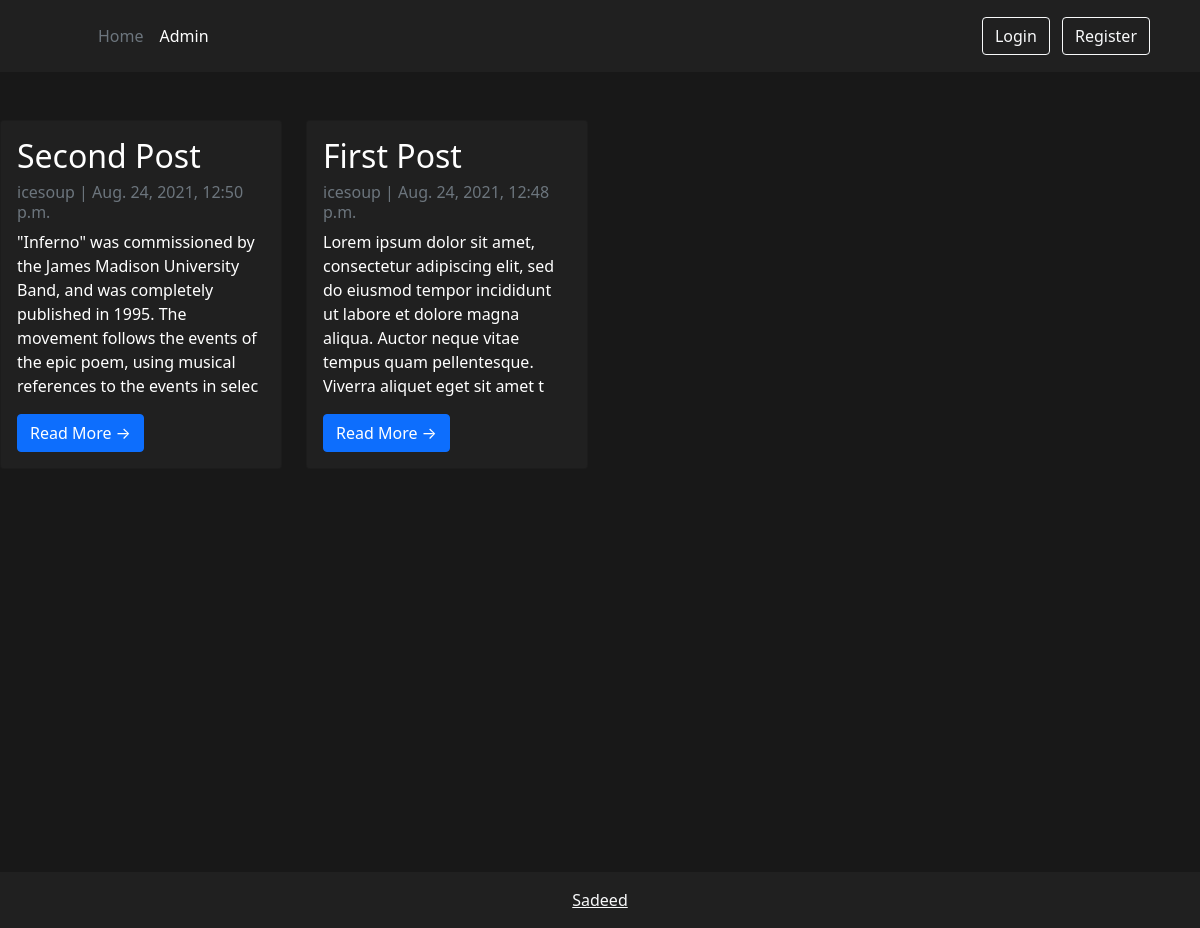
/, run on an earlier commit of the app's database.
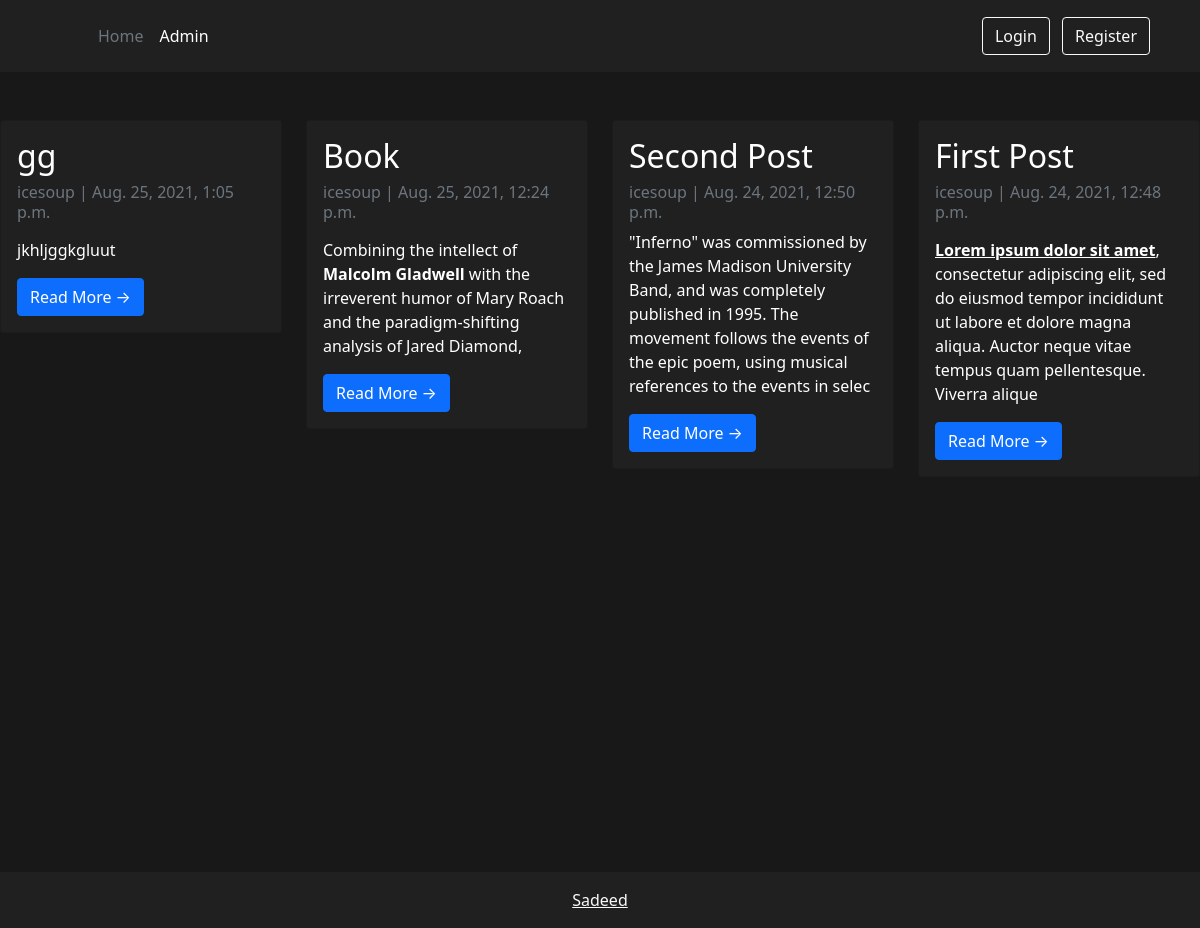
And on a later commit of the database.
### blog/models.py (models this page shows, shortened)
class Post(models.Model):
    title = models.CharField(max_length=200, unique=True)
    slug = models.SlugField(max_length=200, unique=True)
    author = models.ForeignKey(User, on_delete= models.CASCADE,related_name='blog_posts')
    updatedOn = models.DateTimeField(auto_now= True)
    content = models.TextField()
    createdOn = models.DateTimeField(auto_now_add=True)
    status = models.IntegerField(choices=STATUS, default=1)
    class Meta:
        ordering = ['-createdOn']

### blog/views.py (the view)
# urls.py: path('', views.PostList.as_view(), name='home'),
class PostList(generic.ListView):
    queryset = Post.objects.filter(status=1).order_by('-createdOn')
    template_name = 'blog/index.html'

### blog/templates/blog/index.html (shortened to what this page needs)
{% extends 'base.html' %}
{% block content %}
<div class="row" >
    {% for post in post_list %}
    <div class="col-sm-6 col-md-3">
        <div class="card mt-5" style="background-color: #202020; color: #FFFFFF;">
            <div class="card-body">
                <h2 class="card-title">{{ post.title }}</h2>
                <p class="card-text text-muted h6">{{ post.author }} | {{ post.createdOn}} </p>
                <p class="card-text">{{post.content|slice:":200" | safe }}</p>
                <a href="{% url 'post_detail' post.slug  %}" class="btn btn-primary">Read More &rarr;</a>
            </div>
        </div>
    </div>
    {% endfor %}
</div>
{% endblock content %}

### templates/base.html (shortened to what this page needs)
<!DOCTYPE html>
<html lang="en">
  <head>
    <link
      href="https://cdn.jsdelivr.net/npm/bootstrap@5.1.0/dist/css/bootstrap.min.css"
      rel="stylesheet"
    />
  </head>
  <body>
    {% include 'snippets/header.html' %}
    <div class="main">
      {% block content %}
      {% endblock content %}
    </div>
    {% include 'snippets/footer.html' %}
  </body>
</html>

### templates/snippets/header.html (shortened to what this page needs)
<header class="p-3 text-white" style="background-color: #202020">
  <div class="container">
    <div class="d-flex flex-wrap align-items-center justify-content-center justify-content-lg-start">
      <a href="/" class="d-flex align-items-center mb-2 mb-lg-0 text-white text-decoration-none">
        <svg class="bi me-2" width="40" height="32" role="img" aria-label="Bootstrap"><use xlink:href="#bootstrap"/></svg>
      </a>
      <ul class="nav col-12 col-lg-auto me-lg-auto mb-2 justify-content-center mb-md-0">
        <li><a href="{% url 'home' %}" class="nav-link px-2 text-secondary">Home</a></li>
        <li><a href="/admin" class="nav-link px-2 text-white">Admin</a></li>
      </ul>
      <div class="text-end">
        {% if user.is_authenticated %}
        <b>{{ user.username }}</b> &ensp;
        <a role="button" href="{% url 'post_new' %}" class="btn btn-outline-light" >New Post</a>
        <a role="button" href="/accounts/logout" class="btn btn-outline-light me-2">Logout</a>
        {% else %}
        <a role="button" href='/accounts/login' class="btn btn-outline-light me-2">Login</a>
        <a role="button" href='/register' class="btn btn-outline-light me-2">Register</a>
        {% endif %}
      </div>
    </div>
  </div>
</header>

### templates/snippets/footer.html
<footer class="bg-light text-center text-lg-start">
	<div class="text-center p-3" style="background-color: #202020">
	  <a class="text-light" href="https://www.sadeeed.github.io">Sadeed</a>
	</div>
  </footer>

### templates/snippets/base_css.html (style rules this page uses)
body { background-color: #181818; }
:root { --main-background-color: #181818; --dark-background-color: #202020; --secondary-text-color: #AAAAAA; --light-primary-text-color: #FFFFFF; }

### templates/base.html (style rules this page uses)
.main { min-height: 100vh; height: 100%; }

What changed in the data, as far as the page shows it:
added Post: title "gg", author "icesoup", createdOn "Aug. 25, 2021, 1:05 p.m.", content "jkhljggkgluut"
added Post: title "Book", author "icesoup", createdOn "Aug. 25, 2021, 12:24 p.m.", content "Combining the intellect of Malcolm Gladwell with the irreverent humor of Mary Roach and the paradigm-shifting analysis of Jared Diamond,"
changed Post "First Post": content "Lorem ipsum dolor sit amet, consectetur adipiscing elit, sed do eiusmod tempor incididunt ut labore et dolore magna aliqua. Auctor neque vitae tempus quam pellentesque. Viverra aliquet eget sit amet t" → "Lorem ipsum dolor sit amet , consectetur adipiscing elit, sed do eiusmod tempor incididunt ut labore et dolore magna aliqua. Auctor neque vitae tempus quam pellentesque. Viverra alique"
